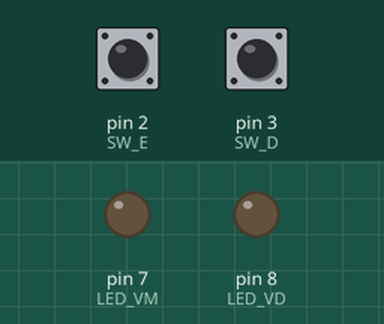
Recording of a sketch running on a simulated Arduino Uno, built with avr-gcc and run on an emulated ATmega328P. Parts: output pins drawn as LEDs (lit = HIGH). Dashed ring = blinking. The test bench sets the inputs (shaded band); at power-on: pin 2 (SW_E) LOW, pin 3 (SW_D) LOW.

Above: at 2.8 s.
2.9 s: pin 2 (SW_E) pulled HIGH for 1.2 s
At 3.4 s:
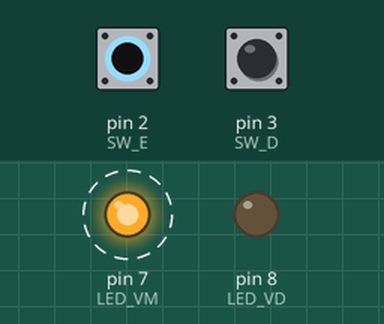
7.5 s: pin 3 (SW_D) pulled HIGH for 1.2 s
At 8.4 s:
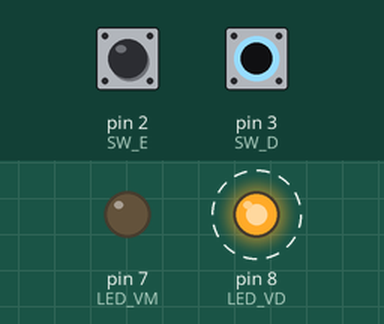
12.5 s: pin 2 (SW_E) pulled HIGH for 3.2 s
At 13.4 s:
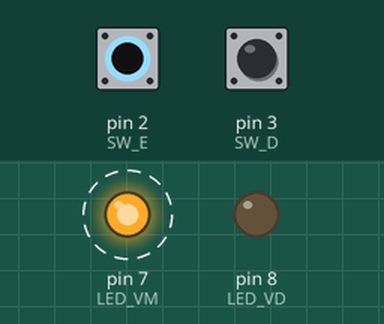
17.2 s: pin 3 (SW_D) pulled HIGH for 3.2 s
At 18.4 s:
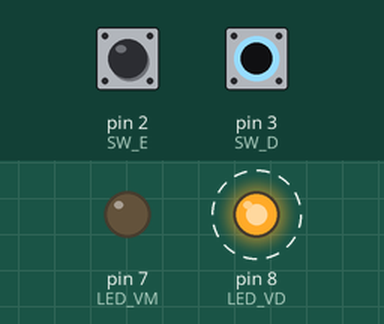
Timing chart, 0 to 22.9 s (numbered marks = the images above; inputs shaded):
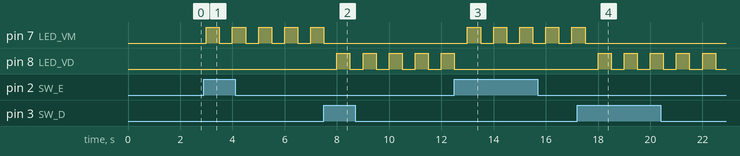

The sketch:

05_Chave_Seletora.ino
```cpp
/*
    Chave seletora de duas posições.
    Acionam LED`s (Verde ou Vermelho) conforme posição de chave seletora (key switch)
*/

// #define => Constante
#define LED_VD 8 // definir pino "8" Arduino (apelidar de LED_VD)
#define LED_VM 7 // definir pino "7" Arduino (apelidar de LED_VM)
#define SW_D 3 // definir pino "3" Arduino (apelidar de SW_D)
#define SW_E 2 // definir pino "2" Arduino (apelidar de SW_E)
int ledSelecionado; // variável

// ler um vez
void setup() {
  	pinMode(LED_VM, OUTPUT); // pino(porta, saída)
  	pinMode(LED_VD, OUTPUT); // pino(porta, saída)
  	pinMode(SW_D, INPUT); // pino(porta, entrada)
  	pinMode(SW_E, INPUT); // pino(porta, entrada)
}

// loop infinito
void loop() {
  // chave posição lado direito acende LED verde
  if ( digitalRead(SW_D) == 1 ) {
     ledSelecionado = LED_VD;
  }
  // chave posição lado esquerdo acende LED vermelho
  if ( digitalRead(SW_E) == 1 ) {
     ledSelecionado = LED_VM;
  }

  // LED acende 0,5s
  digitalWrite(ledSelecionado, HIGH);
  delay(500);
  // LED apaga 0,5s
  digitalWrite(ledSelecionado, LOW);
  delay(500);

}
```

TESTE01.cpp
```cpp
#include <Arduino.h>
```

TESTE02.cpp
```cpp
#include <Arduino.h> 
```

TESTE03.cpp
```cpp
#include <Arduino.h>
```

Measured:
- after the input at 2.9 s, pin 7 (LED_VM): alternates HIGH for 0.50 s and LOW for 0.50 s, starting after 0.10 s
- after the input at 7.5 s, pin 7 (LED_VM): goes on until 7.5 s, then stays LOW; pin 8 (LED_VD): alternates HIGH for 0.50 s and LOW for 0.50 s, starting after 0.50 s
- after the input at 12.5 s, pin 7 (LED_VM): alternates HIGH for 0.50 s and LOW for 0.50 s, starting after 0.50 s; pin 8 (LED_VD): goes on until 12.5 s, then stays LOW
- after the input at 17.2 s, pin 7 (LED_VM): goes on until 17.5 s, then stays LOW; pin 8 (LED_VD): alternates HIGH for 0.50 s and LOW for 0.50 s, starting after 0.80 s
